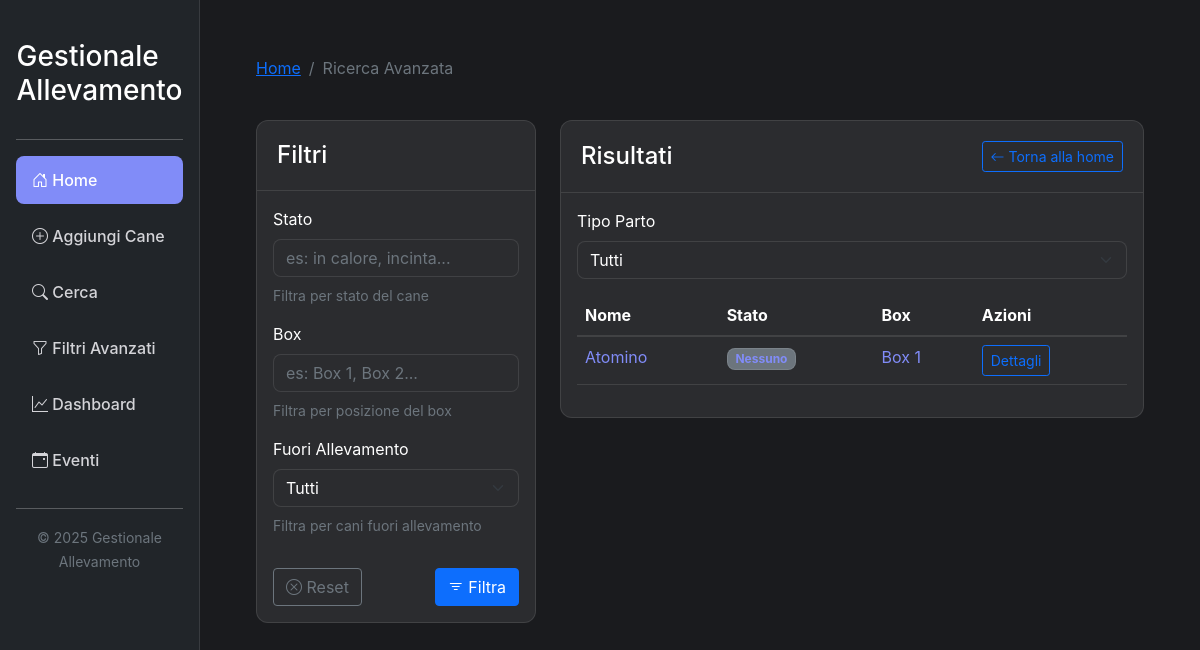
Screenshot of /filtri with the database file from the repository.
### tables this page shows
CREATE TABLE cani (
            id INTEGER PRIMARY KEY AUTOINCREMENT,
            nome TEXT NOT NULL,
            razza TEXT,
            colore TEXT,
            microchip TEXT,
            box TEXT,
            stato TEXT DEFAULT ''
        , microchip_data TEXT, chip_inserito TEXT DEFAULT 'No', venduto TEXT DEFAULT 'No', sesso TEXT, data_nascita TEXT, fuori_struttura TEXT DEFAULT 'No', data_uscita TEXT, data_rientro TEXT);

### PiccoloAmico/app_api.py (the view)
@app.route('/filtri', methods=['GET'])
def filtri():
    stato = request.args.get('stato', '')
    box = request.args.get('box', '')
    fuori = request.args.get('fuori', '')
    query = "SELECT * FROM cani WHERE 1=1"
    params = []
    if stato:
        query += " AND stato LIKE ?"
        params.append('%' + stato + '%')
    if box:
        query += " AND box = ?"
        params.append(box)
    if fuori == 'si':
        query += " AND stato LIKE ?"
        params.append('%fuori%')
    elif fuori == 'no':
        query += " AND stato NOT LIKE ?"
        params.append('%fuori%')
    conn = get_db_connection()
    cani = conn.execute(query, params).fetchall()
    conn.close()
    return render_template('filtri.html', cani=cani, stato=stato, box=box, fuori=fuori)

### PiccoloAmico/app_api.py (called while the page is built)
def get_db_connection():
    conn = sqlite3.connect(DB_NAME)
    conn.row_factory = sqlite3.Row
    return conn

### PiccoloAmico/templates/filtri.html (shortened to what this page needs)
{% extends "layout.html" %}
{% block content %}
<div class="row">
    <div class="col-12 mb-4">
        <nav aria-label="breadcrumb">
            <ol class="breadcrumb">
                <li class="breadcrumb-item"><a href="/">Home</a></li>
                <li class="breadcrumb-item active" aria-current="page">Ricerca Avanzata</li>
            </ol>
        </nav>
    </div>
</div>
<div class="row">
    <div class="col-lg-4 mb-4 mobile-spacing">
        <div class="card">
            <div class="card-header d-flex justify-content-between align-items-center">
                <h4 class="card-title mb-0">Filtri</h4>
            </div>
            <div class="card-body collapse show" id="filterCollapse">
                <form method="get">
                    <div class="row">
                        <div class="col-md-12 mb-3">
                            <label for="stato" class="form-label">Stato</label>
                            <input type="text" class="form-control" id="stato" name="stato" value="{{ stato }}" placeholder="es: in calore, incinta...">
                            <div class="form-text">Filtra per stato del cane</div>
                        </div>
                        <div class="col-md-12 mb-3">
                            <label for="box" class="form-label">Box</label>
                            <input type="text" class="form-control" id="box" name="box" value="{{ box }}" placeholder="es: Box 1, Box 2...">
                            <div class="form-text">Filtra per posizione del box</div>
                        </div>
                        <div class="col-md-12 mb-3">
                            <label for="fuori" class="form-label">Fuori Allevamento</label>
                            <select class="form-select" id="fuori" name="fuori">
                                <option value="">Tutti</option>
                            </select>
                            <div class="form-text">Filtra per cani fuori allevamento</div>
                        </div>
                    </div>
                    <div class="d-flex flex-wrap justify-content-between mt-3">
                        <a href="/filtri" class="btn btn-outline-secondary mb-2 mb-md-0 me-md-2">
                            <i class="bi bi-x-circle"></i> Reset
                        </a>
                        <button type="submit" class="btn btn-primary">
                            <i class="bi bi-filter"></i> Filtra
                        </button>
                    </div>
                </form>
            </div>
        </div>
    </div>
    <div class="col-lg-8 mobile-spacing">
        <div class="card">
            <div class="card-header d-flex justify-content-between align-items-center">
                <h4 class="card-title mb-0">Risultati</h4>
                <a href="/" class="btn btn-outline-primary btn-sm">
                    <i class="bi bi-arrow-left"></i> Torna alla home
                </a>
            </div>
            <div class="card-body">
    <div class="mb-3">
        <label class="form-label">Tipo Parto</label>
        <select name="birth_type" class="form-select">
            <option value="">Tutti</option>
        </select>
    </div>
                {% if cani %}
                    <div class="table-responsive">
                        <table class="table table-hover">
                            <thead>
                                <tr>
                                    <th>Nome</th>
                                    <th>Stato</th>
                                    <th>Box</th>
                                    <th>Azioni</th>
                                </tr>
                            </thead>
                            <tbody>
                                {% for cane in cani %}
                                <tr>
                                    <td><a href="/cane/{{ cane.id }}" class="text-decoration-none">{{ cane.nome }}</a></td>
                                    <td><span class="badge bg-secondary">{{ cane.stato or 'Nessuno' }}</span></td>
                                    <td><a href="/box/{{ cane.box }}" class="text-decoration-none">{{ cane.box }}</a></td>
                                    <td>
                                        <a href="/cane/{{ cane.id }}" class="btn btn-sm btn-outline-primary">Dettagli</a>
                                    </td>
                                </tr>
                                {% endfor %}
                            </tbody>
                        </table>
                    </div>
                {% else %}
                    <div class="alert alert-info text-center">
                        <i class="bi bi-info-circle me-2"></i> Nessun cane trovato con i criteri selezionati.
                    </div>
                {% endif %}
            </div>
        </div>
    </div>
</div>
{% endblock %}

### PiccoloAmico/static/css/style.css (style rules this page uses)
:root { --bg-primary: #1a1b1e; --bg-secondary: #2b2c2f; --text-primary: #ffffff; --text-secondary: #d4d4d8; --accent: #818cf8; }
body { background-color: var(--bg-primary); color: var(--text-primary); font-family: -apple-system, BlinkMacSystemFont, "Segoe UI", Roboto, sans-serif; }
.card { background-color: var(--bg-secondary); border: 1px solid rgba(255,255,255,0.1); border-radius: 0.75rem; margin-bottom: 1.5rem; }
.card-header { background-color: transparent; border-bottom: 1px solid rgba(255,255,255,0.1); padding: 1.25rem; }
.table { color: var(--text-primary); }
.table th { border-bottom: 2px solid rgba(255,255,255,0.1); white-space: nowrap; }
.table td { border-bottom: 1px solid rgba(255,255,255,0.1); }
.form-control, .form-select { background-color: var(--bg-secondary); border: 1px solid rgba(255,255,255,0.1); color: var(--text-primary); border-radius: 0.5rem; }
.badge { background-color: var(--bg-secondary); border: 1px solid rgba(255,255,255,0.1); color: #818cf8; border-radius: 0.5rem; }
.text-decoration-none { color: #818cf8; }

### PiccoloAmico/templates/layout.html (style rules this page uses)
.card { transition: transform 0.2s; margin-bottom: 1rem; }
.form-control, .form-select { margin-bottom: 0.5rem; }

### rows the page displays
cani: nome "Atomino", stato "Nessuno", box "Box 1"
